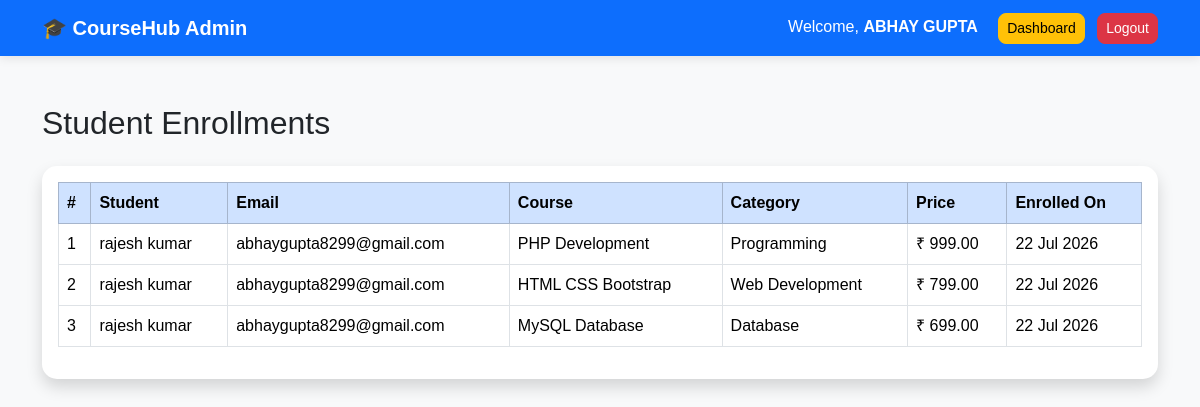
The app's page /admin/enrollments.php (signed in) with its own data.
### tables this page shows
CREATE TABLE `enrollments` (
  `id` int(11) NOT NULL,
  `student_id` int(11) DEFAULT NULL,
  `course_id` int(11) DEFAULT NULL,
  `enrolled_at` timestamp NOT NULL DEFAULT current_timestamp()
);

CREATE TABLE `users` (
  `id` int(11) NOT NULL,
  `name` varchar(100) DEFAULT NULL,
  `email` varchar(100) DEFAULT NULL,
  `phone` varchar(20) DEFAULT NULL,
  `password` varchar(255) DEFAULT NULL,
  `role` enum('admin','student') DEFAULT 'student',
  `is_verified` tinyint(1) DEFAULT 0,
  `created_at` timestamp NOT NULL DEFAULT current_timestamp()
);

CREATE TABLE `courses` (
  `id` int(11) NOT NULL,
  `category_id` int(11) DEFAULT NULL,
  `title` varchar(150) DEFAULT NULL,
  `description` text DEFAULT NULL,
  `price` decimal(10,2) DEFAULT NULL,
  `thumbnail` varchar(255) DEFAULT NULL,
  `created_at` timestamp NOT NULL DEFAULT current_timestamp()
);

CREATE TABLE `categories` (
  `id` int(11) NOT NULL,
  `category_name` varchar(100) DEFAULT NULL
);

### admin/enrollments.php (the view, shortened to what this page needs)
<?php
include "../db.php";
$sql = "SELECT
            users.name,
            users.email,
            courses.title,
            categories.category_name,
            courses.price,
            enrollments.enrolled_at
        FROM enrollments
        INNER JOIN users
            ON enrollments.student_id = users.id
        INNER JOIN courses
            ON enrollments.course_id = courses.id
        INNER JOIN categories
            ON courses.category_id = categories.id
        ORDER BY enrollments.enrolled_at DESC";
$result = mysqli_query($conn, $sql);
?>
<!DOCTYPE html>
<html lang="en">
<head>
<link href="https://cdn.jsdelivr.net/npm/bootstrap@5.3.8/dist/css/bootstrap.min.css" rel="stylesheet">
<link rel="stylesheet" href="../assets/css/style.css">
</head>
<body class="bg-light">
<nav class="navbar navbar-dark bg-primary">
<div class="container">
<a class="navbar-brand fw-bold">
🎓 CourseHub Admin
</a>
<div>
<span class="text-white me-3">
Welcome,
<strong><?php echo $_SESSION["name"]; ?></strong>
</span>
<a href="dashboard.php" class="btn btn-warning btn-sm me-2">
Dashboard
</a>
<a href="../logout.php" class="btn btn-danger btn-sm">
Logout
</a>
</div>
</div>
</nav>
<div class="container py-5">
<h2 class="mb-4">
Student Enrollments
</h2>
<div class="card shadow">
<div class="card-body">
<table class="table table-bordered table-hover">
<thead class="table-primary">
<tr>
<th>#</th>
<th>Student</th>
<th>Email</th>
<th>Course</th>
<th>Category</th>
<th>Price</th>
<th>Enrolled On</th>
</tr>
</thead>
<tbody>
<?php
$count = 1;
if(mysqli_num_rows($result)>0){
while($row=mysqli_fetch_assoc($result)){
?>
<tr>
<td><?php echo $count++; ?></td>
<td><?php echo htmlspecialchars($row["name"]); ?></td>
<td><?php echo htmlspecialchars($row["email"]); ?></td>
<td><?php echo htmlspecialchars($row["title"]); ?></td>
<td><?php echo htmlspecialchars($row["category_name"]); ?></td>
<td>₹ <?php echo $row["price"]; ?></td>
<td><?php echo date("d M Y",strtotime($row["enrolled_at"])); ?></td>
</tr>
<?php
}
}
?>
</tbody>
</table>
</div>
</div>
</div>
</body>
</html>

### assets/css/style.css (style rules this page uses)
body { background:#f5f7fb; font-family:'Poppins',sans-serif; }
.navbar { box-shadow:0 2px 10px rgba(0,0,0,.1); }
.card { border:none; border-radius:15px; transition:.3s; }
.btn { border-radius:8px; }
.table { background:white; }
.table thead { background:#0d6efd; color:white; }

### records on screen
enrollments: student.name "rajesh kumar", student.email "abhaygupta8299@gmail.com", course.title "PHP Development", categories.category_name "Programming", course.price "999.00", enrolled_at "22 Jul 2026"
enrollments: student.name "rajesh kumar", student.email "abhaygupta8299@gmail.com", course.title "HTML CSS Bootstrap", categories.category_name "Web Development", course.price "799.00", enrolled_at "22 Jul 2026"
enrollments: student.name "rajesh kumar", student.email "abhaygupta8299@gmail.com", course.title "MySQL Database", categories.category_name "Database", course.price "699.00", enrolled_at "22 Jul 2026"

### other values on screen
$_SESSION["name"] "ABHAY GUPTA"
